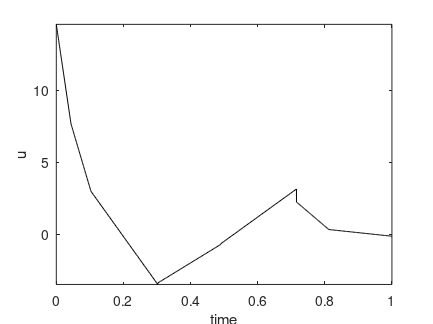
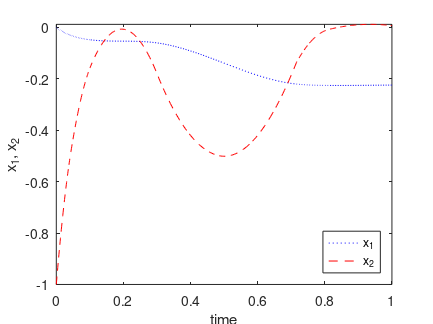
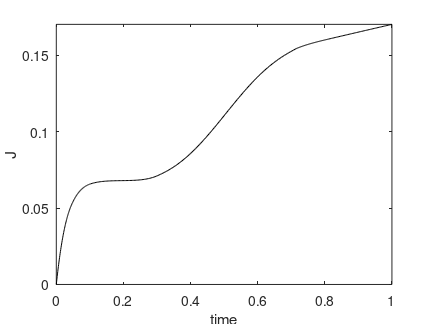
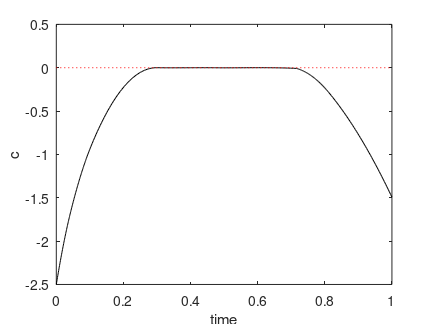

Reproduce these figures in MATLAB, in order.
load optimprofiles tplot uplot xplot tp cp ceqp

% ploting
%..........................................................................
plot(tplot,uplot,'k')
title('')
xlabel('time')
ylabel('u')
axis tight 
set(1,'PaperUnits','centimeters')
set(1,'PaperPosition',[3 10 11 8.25])

print -depsc u_627a.eps
pause

plot(tplot,xplot(:,1),'b:',tplot,xplot(:,2),'r--')
title('')
xlabel('time')
ylabel('x_1, x_2')
legend('x_1','x_2','Location','southeast')
axis tight 
set(1,'PaperUnits','centimeters')
set(1,'PaperPosition',[3 10 11 8.25])

print -depsc x12_627a.eps
pause

plot(tplot,xplot(:,3),'k')
title('')
xlabel('time')
ylabel('J')
axis tight 
set(1,'PaperUnits','centimeters')
set(1,'PaperPosition',[3 10 11 8.25])

print -depsc x3_627a.eps
pause

plot(tp,cp,'k-',[0;1],[0;0],'r:')
title('')
xlabel('time')
ylabel('c')
axis([0 1 -2.5 0.5]) 
set(1,'PaperUnits','centimeters')
set(1,'PaperPosition',[3 10 11 8.25])

print -depsc c_627a.eps
pause
close
%..........................................................................